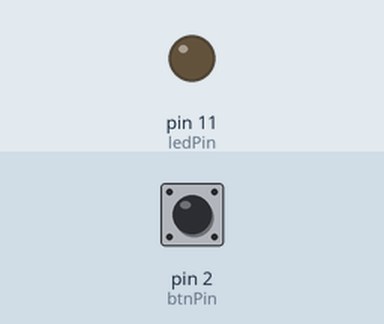
Simulated run of this sketch. Board: Arduino Uno, built with avr-gcc and run on an emulated ATmega328P. Shown: output pins drawn as LEDs (lit = HIGH). Inputs (shaded band) come from the test bench; at power-on: pin 2 (btnPin) HIGH.

Above: at 1.2 s.
1.3 s: pin 2 (btnPin) pulled LOW for 0.15 s
At 2.6 s:
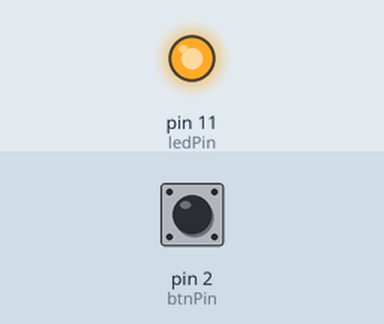
2.9 s: pin 2 (btnPin) pulled LOW for 1 s
At 5.1 s:
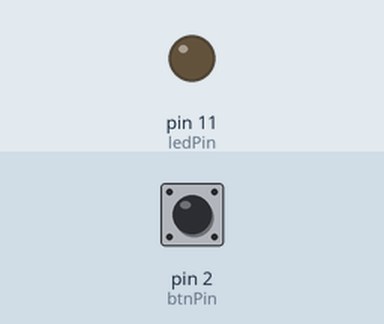
5.4 s: pin 2 (btnPin) pulled LOW for 3.2 s
At 10.0 s:
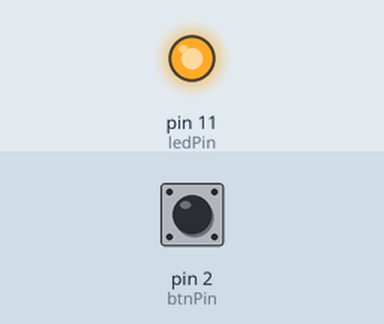
Timing chart, 0 to 11.5 s (numbered marks = the images above; inputs shaded):
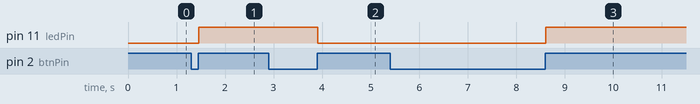

The sketch:

led_with_button.ino
```cpp
int ledPin=11;            //pin 11 controls LED
int btnPin=2;             //pin 2 interfaces with BUTTON

volatile int state = LOW; // initial state LOW=off

void setup(){
  pinMode(ledPin, OUTPUT);//set LED pin as an OUTPUT-type
  pinMode(btnPin, INPUT); //set BUTTON pin as an INPUT-type
}

void loop(){
  if( digitalRead(btnPin) == LOW ){       //detects if BUTTON is pressed
      delay(10);                          //Delay 10ms for the elimination of key leading-edge button jitter
      while( digitalRead(btnPin) == LOW );//Wait for key interfaces to high
      delay(10);                          //delay 10ms for the elimination of key trailing-edge jitter
      state = !state;                     //Negate operation, each time you run the program here, state the HIGH becomes LOW, or the state LOW becomes HIGH.
      digitalWrite(ledPin, state);        //Output control status LED, ON or OFF
   }
}
```

Measured:
- after the input at 1.3 s, pin 11 (ledPin): LOW → HIGH after 0.16 s
- after the input at 2.9 s, pin 11 (ledPin): HIGH → LOW after 1.0 s
- after the input at 5.4 s, pin 11 (ledPin): LOW → HIGH after 3.2 s
